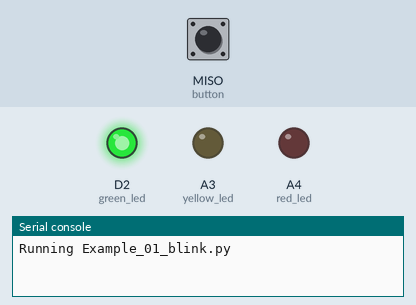
Bench run of a program on a simulated CircuitPython board. On the bench: output pins drawn as LEDs (lit = HIGH), the last lines printed to the serial console. The inputs (shaded band) are chosen by the test bench; at power-on: MISO (button) HIGH.

Above: at 1.2 s.
1.3 s: MISO (button) pulled LOW for 0.15 s
At 2.3 s:
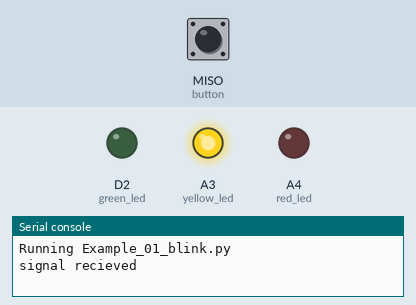
At 5.7 s:
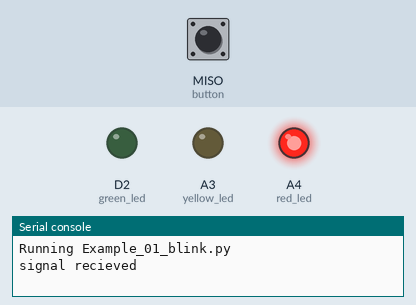
Timing chart, 0 to 10.4 s (numbered marks = the images above; inputs shaded):
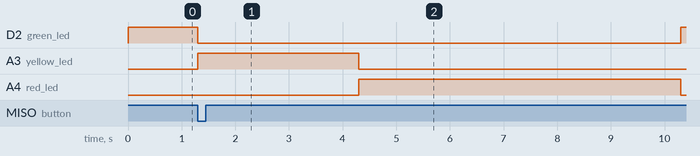

The program:

Example_02_stoplight.py
```python
import board
import digitalio
from time import sleep
from time import monotonic as now


print("Running Example_01_blink.py")

# define pins used
green_led = digitalio.DigitalInOut(board.D2)
yellow_led = digitalio.DigitalInOut(board.A3)
red_led = digitalio.DigitalInOut(board.A4)
button = digitalio.DigitalInOut(board.MISO)

# assign pins as input or output
green_led.direction = digitalio.Direction.OUTPUT
yellow_led.direction = digitalio.Direction.OUTPUT
red_led.direction = digitalio.Direction.OUTPUT
button.switch_to_input(pull=digitalio.Pull.UP)


while True:
    red_led.value = False
    green_led.value = True
    wait_time = now() + 10
    while(button.value and now() < wait_time):
        pass
    print("signal recieved")
    green_led.value = False
    yellow_led.value = True
    sleep(3)
    yellow_led.value = False
    red_led.value = True
    sleep(6)
```

Measured:
- after the input at 1.3 s, D2 (green_led): HIGH → LOW after 0.00 s instead of 8.7 s; A3 (yellow_led): LOW → HIGH after 0.00 s instead of 8.7 s; A4 (red_led): LOW → HIGH after 3.0 s, → LOW 6.0 s later
